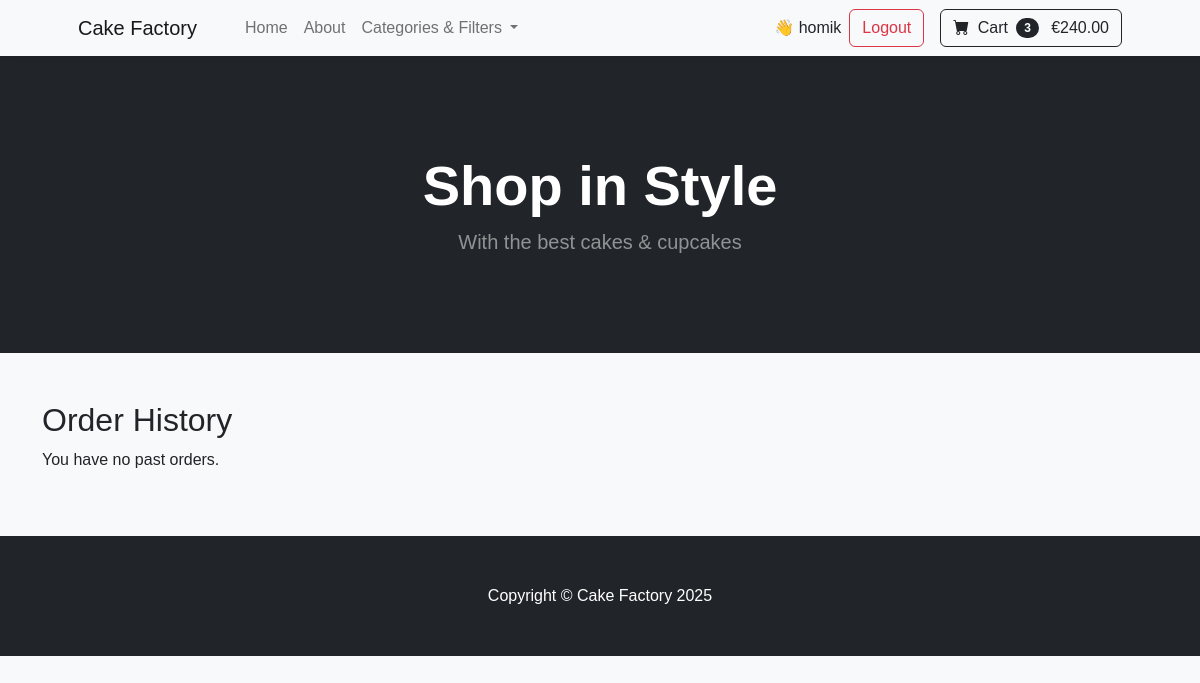
Page /orders/orders/ (signed in) on the earlier database version.
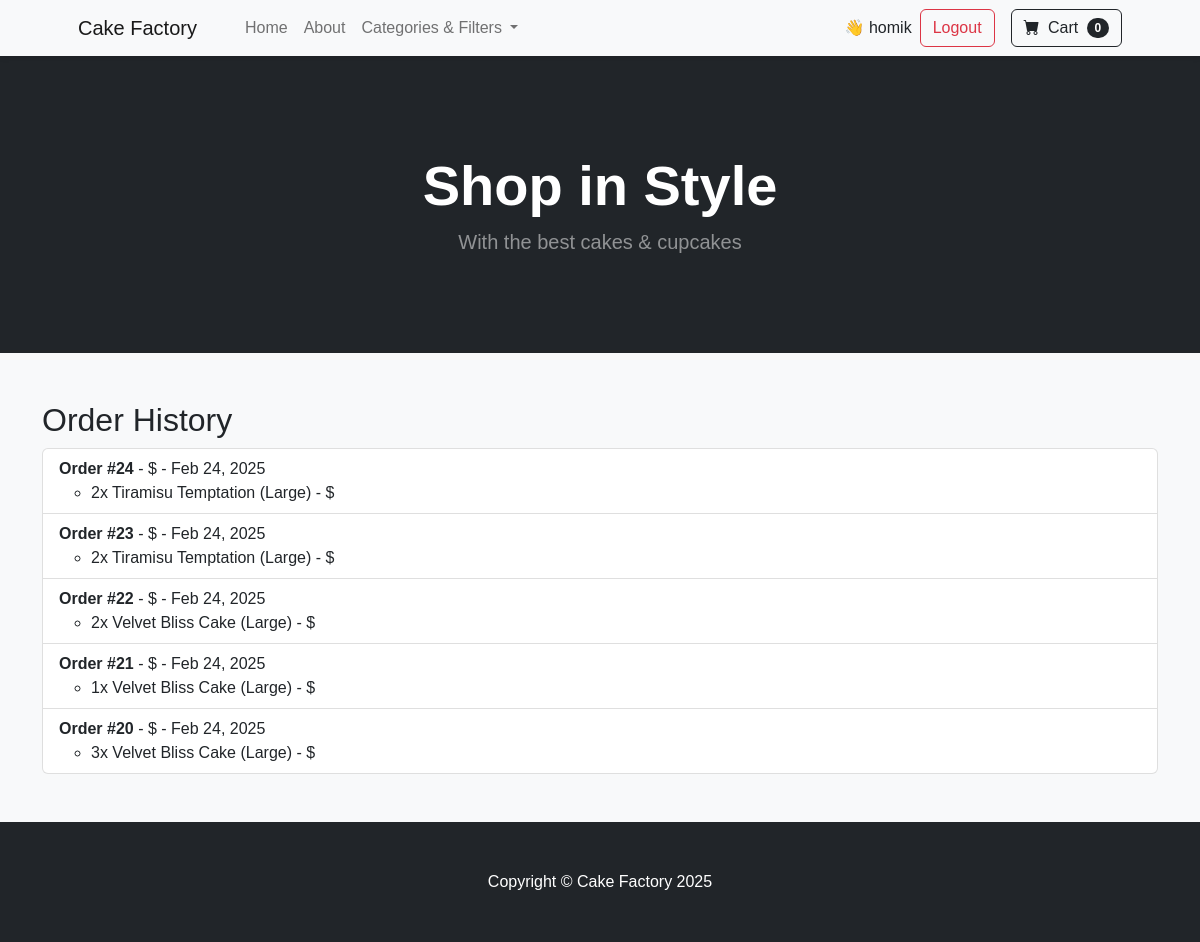
Same page on the later database version.
### orders/models.py (models this page shows, shortened)
class Order(models.Model):
    ORDER_STATUS = [
        ("pending", "Pending"),
        ("paid", "Paid"),
        ("shipped", "Shipped"),
        ("delivered", "Delivered"),
        ("cancelled", "Cancelled"),
    ]
    user = models.ForeignKey(
        User,
        on_delete=models.SET_NULL,
        null=True,
        blank=True,
        related_name="orders"
    )
    order_number = models.CharField(max_length=32, null=False, editable=False, unique=True)
    full_name = models.CharField(max_length=50)
    email = models.EmailField(max_length=254)
    phone_number = models.CharField(max_length=20)
    country = models.CharField(max_length=40)
    postcode = models.CharField(max_length=20, null=True, blank=True)
    town_or_city = models.CharField(max_length=40)
    street_address1 = models.CharField(max_length=80)
    street_address2 = models.CharField(max_length=80, null=True, blank=True)
    county = models.CharField(max_length=80, null=True, blank=True)
    date = models.DateTimeField(auto_now_add=True)
    delivery_date = models.DateField(null=True, blank=True)
    delivery_time = models.TimeField(null=True, blank=True)
    created_at = models.DateTimeField(auto_now_add=True)
    updated_at = models.DateTimeField(auto_now=True)
    status = models.CharField(
        max_length=20,
        choices=ORDER_STATUS,
        default="pending"
    )
    delivery_cost = models.DecimalField(max_digits=6, decimal_places=2, default=0)
    order_total = models.DecimalField(max_digits=10, decimal_places=2, default=0)
    grand_total = models.DecimalField(max_digits=10, decimal_places=2, default=0)

class OrderItem(models.Model):
    order = models.ForeignKey(Order, on_delete=models.CASCADE, related_name="items")
    product = models.ForeignKey(Product, on_delete=models.CASCADE)
    size = models.ForeignKey(Size, on_delete=models.SET_NULL, null=True, blank=True)
    quantity = models.PositiveIntegerField(default=1)
    price_each = models.DecimalField(max_digits=10, decimal_places=2)

### products/models.py (models this page shows, shortened)
class Product(models.Model):
    name = models.CharField(max_length=255, unique=True)
    slug = models.SlugField(unique=True, blank=True)
    description = models.TextField(blank=True)
    price = models.DecimalField(max_digits=10, decimal_places=2)
    category = models.ForeignKey(
        Category, on_delete=models.SET_NULL,
        null=True, blank=True, related_name="products"
    )
    flavor = models.ForeignKey(
        Flavor, on_delete=models.SET_NULL,
        null=True, blank=True, related_name="products"
    )
    sizes = models.ManyToManyField(
        Size, blank=True, related_name="products"
    )
    image = models.ImageField(upload_to="product_images/", blank=True, null=True)
    allergen_info = models.TextField(blank=True, help_text="E.g., Contains nuts, gluten-free")
    available = models.BooleanField(default=True) # If needed deactivate.
    created_at = models.DateTimeField(auto_now_add=True)

class Size(models.Model):
    name = models.CharField(max_length=100, unique=True)
    slug = models.SlugField(unique=True, blank=True)
    def __str__(self):
        return self.name

### orders/views.py (the view)
# urls.py: path("orders/", views.order_history, name="order_history"),
@login_required
def order_history(request):
    orders = Order.objects.filter(user=request.user).order_by("-created_at")
    return render(request, "orders/order_history.html", {"orders": orders})

### orders/context_processors.py (called while the page is built)
def cart_context(request):
    cart_items = 0
    cart_total_price = 0.0
    if request.user.is_authenticated:
        cart_items_qs = CartItem.objects.filter(user=request.user)
        cart_items = sum(item.quantity for item in cart_items_qs)
        cart_total_price = sum(item.line_total for item in cart_items_qs)
    else:
        session_cart = request.session.get("cart", {})
        cart_items = sum(item["quantity"] for item in session_cart.values())
        cart_total_price = sum(float(item["price"]) * int(item["quantity"]) for item in session_cart.values())
    return {"cart_items": cart_items, "cart_total_price": cart_total_price}

### orders/models.py (called while the page is built)
    @property
    def adjusted_price(self):
        SIZE_PRICE_ADJUSTMENT = {
            "Small": 0,
            "Large": 20,
            "X-large": 40
        }
        base_price = self.product.price or 0
        size_adjustment = SIZE_PRICE_ADJUSTMENT.get(self.size.name if self.size else "Small", 0)
        return base_price + size_adjustment

    @property
    def line_total(self):
        return (self.adjusted_price or 0) * self.quantity

### products/context_processors.py (called while the page is built)
def categories_context(request):
    return {
        'categories': Category.objects.all()
    }

### orders/templates/orders/order_history.html (shortened to what this page needs)
{% extends "base.html" %}
{% block content %}
<h2>Order History</h2>
{% if orders %}
    <ul class="list-group">
        {% for order in orders %}
        <li class="list-group-item">
            <strong>Order #{{ order.id }}</strong> - ${{ order.total_price|floatformat:2 }} - {{ order.created_at|date:"M d, Y" }}
            <ul>
                {% for item in order.items.all %}
                <li>{{ item.quantity }}x {{ item.product.name }} ({{ item.size|default:"-" }}) - ${{ item.price }}</li>
                {% endfor %}
            </ul>
        </li>
        {% endfor %}
    </ul>
{% else %}
    <p>You have no past orders.</p>
{% endif %}
{% endblock %}

### templates/base.html (shortened to what this page needs)
{% load static %}
<!DOCTYPE html>
<html lang="en">
<head>
    <link href="https://cdn.jsdelivr.net/npm/bootstrap-icons@1.5.0/font/bootstrap-icons.css" rel="stylesheet">
    <link href="https://cdn.jsdelivr.net/npm/bootstrap@5.2.3/dist/css/bootstrap.min.css" rel="stylesheet">
    <link href="{% static 'css/styles.css' %}" rel="stylesheet">
</head>
<body>
    <nav class="navbar navbar-expand-lg navbar-light bg-light">
        <div class="container px-4 px-lg-5">
            <a class="navbar-brand" href="{% url 'home' %}">Cake Factory</a>
            <div class="collapse navbar-collapse" id="navbarSupportedContent">
                <ul class="navbar-nav me-auto mb-2 mb-lg-0 ms-lg-4">
                    <li class="nav-item"><a class="nav-link" href="{% url 'home' %}">Home</a></li>
                    <li class="nav-item"><a class="nav-link" href="#">About</a></li>
                    <li class="nav-item dropdown">
                        <a class="nav-link dropdown-toggle" href="#" id="categoriesDropdown" role="button"
                            data-bs-toggle="dropdown">
                            Categories & Filters
                        </a>
                    </li>
                </ul>
                <div class="d-flex align-items-center">
                    {% if user.is_authenticated %}
                    <span class="me-2">👋 {{ user.username }}</span>
                    <a class="btn btn-outline-danger me-3" href="{% url 'account_logout' %}">Logout</a>
                    {% else %}
                    <a class="btn btn-outline-primary me-2" href="{% url 'account_login' %}">Sign In</a>
                    <a class="btn btn-primary me-3" href="{% url 'account_signup' %}">Sign Up</a>
                    {% endif %}
                    <a class="btn btn-outline-dark" href="{% url 'cart_view' %}">
                        <i class="bi-cart-fill me-1"></i> Cart
                        <span id="cart-count"
                            class="badge bg-dark text-white ms-1 rounded-pill">{{ cart_items|default:0 }}</span>
                        {% if cart_total_price %}
                        <span id="cart-total" class="ms-2">€{{ cart_total_price|floatformat:2 }}</span>
                        {% endif %}
                    </a>
                </div>
            </div>
        </div>
    </nav>
    <header class="bg-dark py-5">
        <div class="container px-4 px-lg-5 my-5">
            <div class="text-center text-white">
                <h1 class="display-4 fw-bolder">{% block header %}Shop in Style{% endblock %}</h1>
                <p class="lead fw-normal text-white-50 mb-0">{% block subtitle %}With the best cakes &
                    cupcakes{% endblock %}</p>
            </div>
        </div>
    </header>
    <main class="container py-5">
        {% block content %}{% endblock %}
    </main>
    <footer class="py-5 bg-dark">
        <div class="container">
            <p class="m-0 text-center text-white">Copyright &copy; Cake Factory 2025</p>
        </div>
    </footer>
</body>
</html>

### static/css/styles.css (style rules this page uses)
body { background-color: #f8f9fa; font-family: 'Poppins', sans-serif; }
.navbar { background-color: #ffffff; box-shadow: 0px 2px 5px rgba(0, 0, 0, 0.1); }

Differences in the rows shown:
added Order: id "24", created_at "Feb 24, 2025"
added OrderItem: quantity "2", product.name "Tiramisu Temptation", size "Large", shown under "24"
added Order: id "23", created_at "Feb 24, 2025"
added OrderItem: quantity "2", product.name "Tiramisu Temptation", size "Large", shown under "23"
added Order: id "22", created_at "Feb 24, 2025"
added OrderItem: quantity "2", product.name "Velvet Bliss Cake", size "Large", shown under "22"
added Order: id "21", created_at "Feb 24, 2025"
added OrderItem: quantity "1", product.name "Velvet Bliss Cake", size "Large", shown under "21"
added Order: id "20", created_at "Feb 24, 2025"
added OrderItem: quantity "3", product.name "Velvet Bliss Cake", size "Large", shown under "20"
Other differences:
{{ cart_items|default:0 }}: "3" → "0"
{{ cart_total_price|floatformat:2 }}: "240.00" → (not shown)
text no longer shown: "€ You have no past orders."
